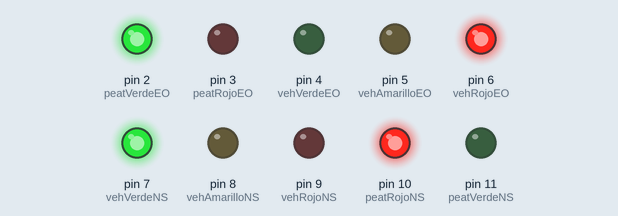
This sketch was run on a simulated Arduino Uno, built with avr-gcc and run on an emulated ATmega328P. On the bench: output pins drawn as LEDs (lit = HIGH).

Above: at 4.0 s.
At 9.5 s:
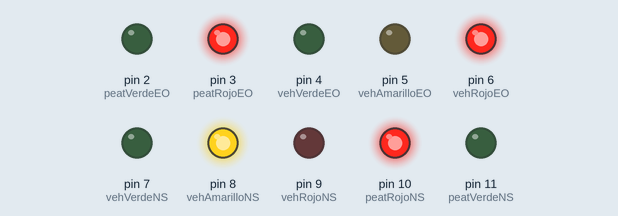
At 15.0 s:
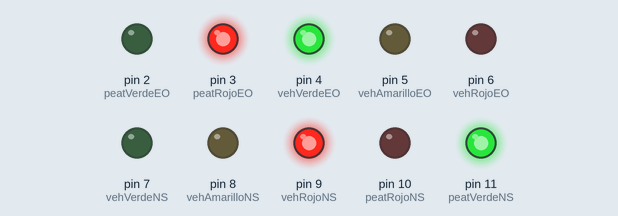
At 20.5 s:
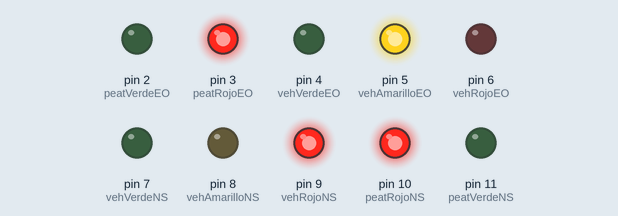
Timing chart, 0 to 28.6 s (numbered marks = the images above):
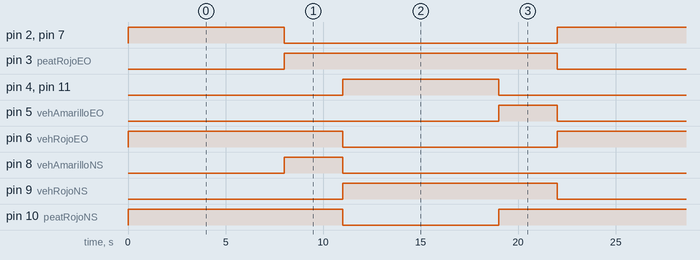

Measured:
- by itself, pin 2 (peatVerdeEO), pin 4 (vehVerdeEO), pin 7 (vehVerdeNS), pin 11 (peatVerdeNS): alternates HIGH for 8.0 s and LOW for 14.0 s
- by itself, pin 3 (peatRojoEO): alternates HIGH for 14.0 s and LOW for 8.0 s
- by itself, pin 5 (vehAmarilloEO), pin 8 (vehAmarilloNS): alternates HIGH for 3.0 s and LOW for 19.0 s
- by itself, pin 6 (vehRojoEO), pin 9 (vehRojoNS): alternates HIGH for 11.0 s and LOW for 11.0 s
- by itself, pin 10 (peatRojoNS): repeats every 22.0 s: LOW 8.0 s, HIGH 14.0 s

The sketch:

main.ino
```cpp
// main.ino
#include "config.h"
#include "fases.h"

void setup() {
  for (int pin = 2; pin <= 11; pin++) {
    pinMode(pin, OUTPUT);
  }
}

void loop() {
    fase1_ViaLibreNS();
    fase2_TransicionNS();
    fase3_ViaLibreEO();
    fase4_TransicionEO();
}
```

fases.cpp
```cpp
// fases.cpp
#include "config.h"
#include "fases.h"

// FASE 1: Vía Libre Vehicular Norte-Sur
void fase1_ViaLibreNS() {
  digitalWrite(vehVerdeNS, HIGH);
  digitalWrite(vehAmarilloNS, LOW);
  digitalWrite(vehRojoNS, LOW);
  digitalWrite(peatVerdeNS, LOW);
  digitalWrite(peatRojoNS, HIGH);

  digitalWrite(vehVerdeEO, LOW);
  digitalWrite(vehAmarilloEO, LOW);
  digitalWrite(vehRojoEO, HIGH);
  digitalWrite(peatVerdeEO, HIGH);
  digitalWrite(peatRojoEO, LOW);

  delay(8000);
}

// FASE 2: Transición N-S
void fase2_TransicionNS() {
  digitalWrite(vehVerdeNS, LOW);
  digitalWrite(vehAmarilloNS, HIGH);
  digitalWrite(peatVerdeEO, LOW);
  digitalWrite(peatRojoEO, HIGH);
  digitalWrite(peatVerdeNS, LOW);
  digitalWrite(peatRojoNS, HIGH);

  delay(3000);
}

// FASE 3: Vía Libre Vehicular Este-Oeste
void fase3_ViaLibreEO() {
  digitalWrite(vehAmarilloNS, LOW);
  digitalWrite(vehRojoNS, HIGH);
  digitalWrite(peatVerdeNS, HIGH);
  digitalWrite(peatRojoNS, LOW);

  digitalWrite(vehRojoEO, LOW);
  digitalWrite(vehVerdeEO, HIGH);
  digitalWrite(peatVerdeEO, LOW);
  digitalWrite(peatRojoEO, HIGH);

  delay(8000);
}

// FASE 4: Transición E-O
void fase4_TransicionEO() {
  digitalWrite(vehVerdeEO, LOW);
  digitalWrite(vehAmarilloEO, HIGH);
  digitalWrite(peatVerdeNS, LOW);
  digitalWrite(peatRojoNS, HIGH);
  digitalWrite(peatVerdeEO, LOW);
  digitalWrite(peatRojoEO, HIGH);

  delay(3000);
}
```

fases.h
```cpp
// fases.h
#ifndef FASES_H
#define FASES_H

void fase1_ViaLibreNS();
void fase2_TransicionNS();
void fase3_ViaLibreEO();
void fase4_TransicionEO();

#endif
```

config.h
```cpp
// config.h
#ifndef CONFIG_H
#define CONFIG_H

#include <Arduino.h>

// --- EJE ESTE-OESTE (Pines 2 al 6) ---
const int peatVerdeEO = 2;
const int peatRojoEO = 3;
const int vehVerdeEO = 4;
const int vehAmarilloEO = 5;
const int vehRojoEO = 6;

// --- EJE NORTE-SUR (Pines 7 al 11) ---
const int vehVerdeNS = 7;
const int vehAmarilloNS = 8;
const int vehRojoNS = 9;
const int peatRojoNS = 10;
const int peatVerdeNS = 11;

#endif
```
